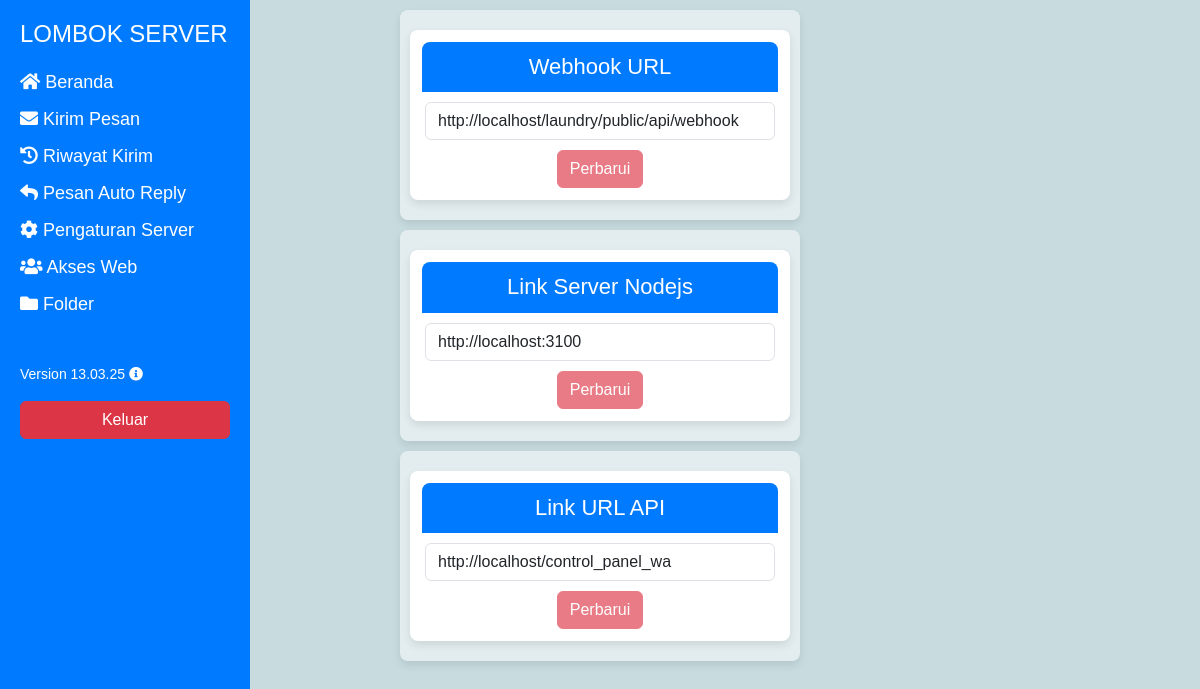
/page/setting.php (signed in), run on the app's committed database.
### tables this page shows
CREATE TABLE `webhook_urls` (
  `id` int NOT NULL,
  `url` varchar(255) DEFAULT NULL,
  `web_url` varchar(255) DEFAULT NULL,
  `url_api` varchar(225) DEFAULT NULL,
  `updated_at` timestamp NULL DEFAULT CURRENT_TIMESTAMP
);

### page/setting.php (the view, shortened to what this page needs)
<?php
include '../db.php';
$query = "SELECT web_url, url, url_api FROM webhook_urls ORDER BY updated_at DESC LIMIT 1";
$result = $conn->query($query);
$apiUrl = $url = $url_api = "";
if ($result && $result->num_rows > 0) {
  $row = $result->fetch_assoc();
  $apiUrl = $row['web_url'];
  $url = $row['url'];
  $url_api = $row['url_api'];
}
?>
<?php include '../layout/header.php'; ?>
<?php include '../layout/sidebar.php'; ?>
<div class="form-index">
  <div class="form webhook">
    <h1>Webhook URL</h1>
    <form hx-post="setting.php" hx-target="#webhook-message" hx-swap="innerHTML">
      <input
        type="url"
        id="webhook-url-input"
        name="webhook-url-input"
        placeholder="Enter new webhook URL"
        value="<?php echo $url; ?>"
        class="form-control" style="margin-top: 10px;" />
      <button type="submit" id="webhook-update-btn" class="btn btn-danger" style="margin-top: 10px;" disabled>Perbarui</button>
    </form>
  </div>
</div>
<div class="form-index">
  <div class="form webhook">
    <h1>Link Server Nodejs</h1>
    <form hx-post="setting.php" hx-target="#web-url-message" hx-swap="innerHTML">
      <input
        type="url"
        name="web-url-input"
        id="web-url-input"
        placeholder="Masukkan URL web baru"
        value="<?php echo $apiUrl; ?>"
        class="form-control" style="margin-top: 10px;" />
      <button type="submit" id="web-url-update-btn" class="btn btn-danger" style="margin-top: 10px;" disabled>Perbarui</button>
    </form>
  </div>
</div>
<div class="form-index">
  <div class="form webhook">
    <h1>Link URL API</h1>
    <form hx-post="setting.php" hx-target="#api-url-message" hx-swap="innerHTML">
      <input
        type="url"
        name="api-url-input"
        id="api-url-input"
        placeholder="Masukkan api URL baru"
        value="<?php echo $url_api ?>"
        class="form-control" style="margin-top: 10px;" />
      <button type="submit" id="api-url-update-btn" class="btn btn-danger" style="margin-top: 10px;" disabled>Perbarui</button>
    </form>
  </div>
</div>
</body>
</html>

### layout/header.php (style rules this page uses)
body { background: rgb(200, 220, 224); font-family: Arial, sans-serif, 'Poppins', sans-serif, 'Poppins', sans-serif; }
.form { max-width: 400px; margin: 10px auto; text-align: center; padding: 12px; background: #ffffff; border-radius: 8px; box-shadow: 0 4px 8px rgba(0, 0, 0, 0.1); display: flex; flex-direction: column; align-items: center; justify-content: center; }
.form-index { width: 400px; margin: 10px auto; text-align: center; padding: 10px; background: rgba(255, 255, 255, 0.5); border-radius: 8px; box-shadow: 0 4px 8px rgba(0, 0, 0, 0.1); display: auto; }
.form-control { width: 350px; }
.form h1 { background: #007bff; padding: 12px 0; font-weight: 300; text-align: center; color: #fff; margin: 0; font-size: 22px; border-radius: 8px 8px 0 0; width: 100%; box-sizing: border-box; }

### data on the page
webhook_urls: webhook-url-input "http://localhost/laundry/public/api/webhook", web-url-input "http://localhost:3100", api-url-input "http://localhost/control_panel_wa"
